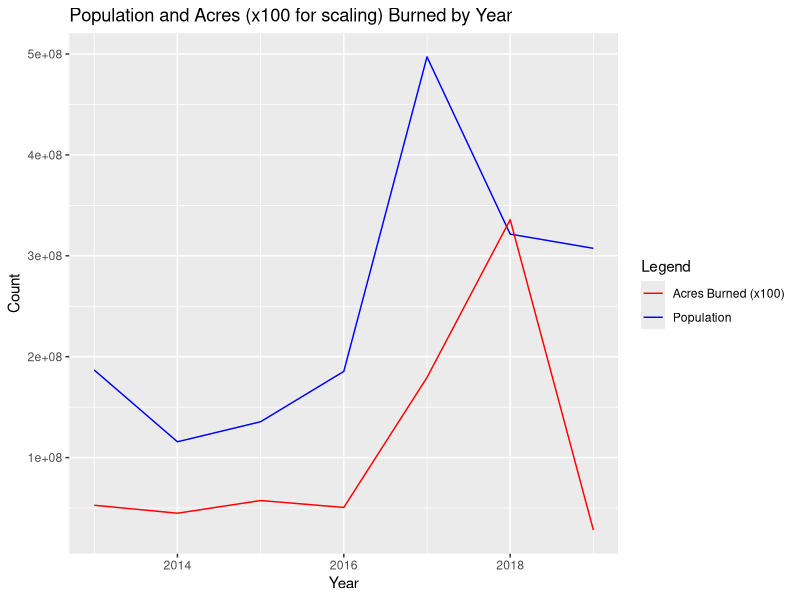

R code for this plot:
# Load necessary libraries
library(dplyr)
library(ggplot2)

# Read the data from the CSV file
merged_data <- read.csv("merged_data.csv", stringsAsFactors = FALSE)

# Aggregate population and acres burned by year
aggregated_data <- merged_data %>%
  group_by(Year) %>%
  summarise(Total_Population = sum(Estimated.Population, na.rm = TRUE),
            Total_Acres_Burned = sum(AcresBurned, na.rm = TRUE))

# Load necessary libraries
library(ggplot2)



# Line chart with two lines (Acres Burned multiplied by 100 for scaling purposes)
ggplot(aggregated_data, aes(x = Year)) +
  geom_line(aes(y = Total_Population, color = "Population")) +
  geom_line(aes(y = Total_Acres_Burned * 100, color = "Acres Burned (x100)")) +
  labs(title = "Population and Acres (x100 for scaling) Burned by Year",
       x = "Year",
       y = "Count",
       color = "Legend") +
  scale_color_manual(values = c("Population" = "blue", "Acres Burned (x100)" = "red"))